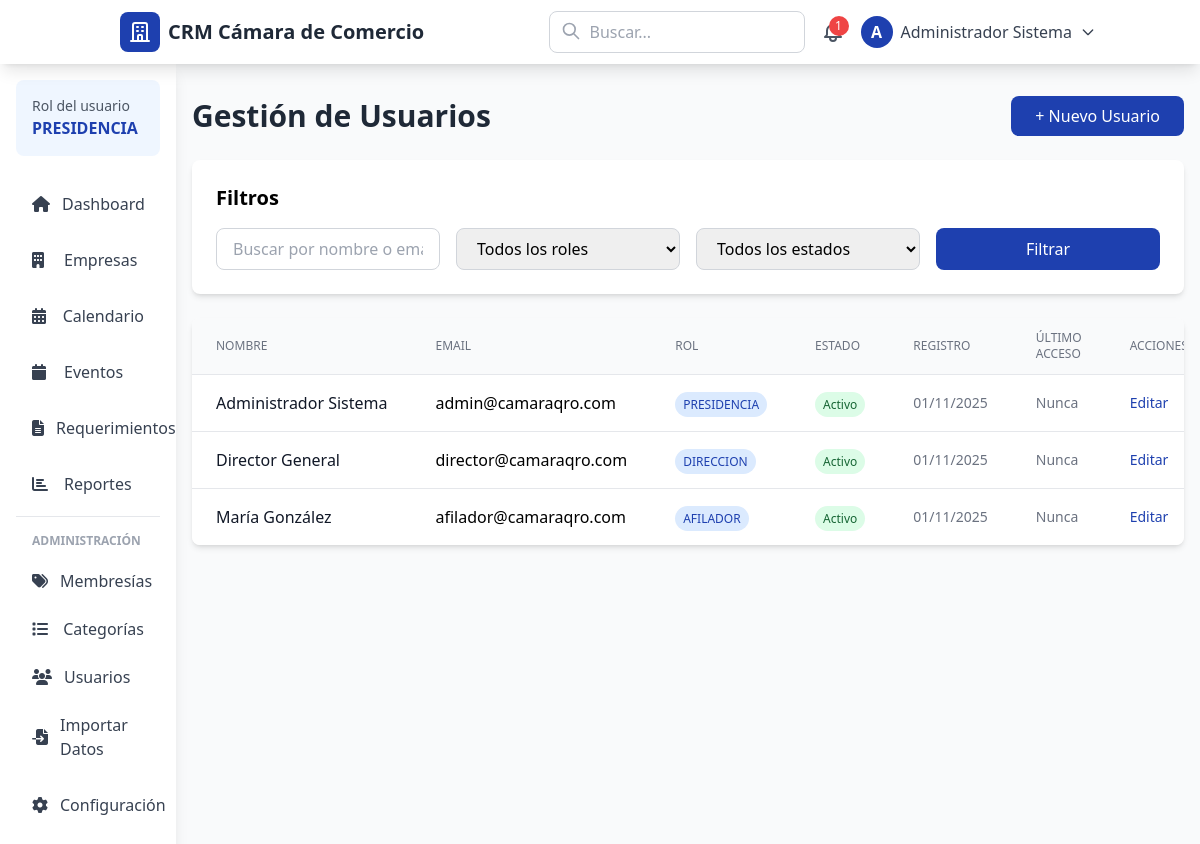
/usuarios.php (signed in), run on the app's committed database.
### tables this page shows
CREATE TABLE IF NOT EXISTS usuarios (
    id INT AUTO_INCREMENT PRIMARY KEY,
    nombre VARCHAR(150) NOT NULL,
    email VARCHAR(100) UNIQUE NOT NULL,
    password VARCHAR(255) NOT NULL,
    rol ENUM('PRESIDENCIA', 'DIRECCION', 'CONSEJERO', 'AFILADOR', 'CAPTURISTA', 'ENTIDAD_COMERCIAL', 'EMPRESA_TRACTORA') NOT NULL,
    empresa_id INT,
    telefono VARCHAR(20),
    whatsapp VARCHAR(20),
    avatar VARCHAR(255),
    activo TINYINT(1) DEFAULT 1,
    email_verificado TINYINT(1) DEFAULT 0,
    codigo_verificacion VARCHAR(100),
    fecha_verificacion DATETIME,
    ultimo_acceso DATETIME,
    intentos_login INT DEFAULT 0,
    bloqueado_hasta DATETIME,
    created_at TIMESTAMP DEFAULT CURRENT_TIMESTAMP,
    updated_at TIMESTAMP DEFAULT CURRENT_TIMESTAMP ON UPDATE CURRENT_TIMESTAMP,
    FOREIGN KEY (empresa_id) REFERENCES empresas(id) ON DELETE CASCADE,
    INDEX idx_email (email),
    INDEX idx_rol (rol)
);

### app/helpers/functions.php (called while the page is built, shortened)
<?php
function isLoggedIn() {
    return isset($_SESSION['user_id']) && !empty($_SESSION['user_id']);
}
function getCurrentUser() {
    if (isLoggedIn()) {
        return [
            'id' => $_SESSION['user_id'] ?? null,
            'nombre' => $_SESSION['user_nombre'] ?? '',
            'email' => $_SESSION['user_email'] ?? '',
            'rol' => $_SESSION['user_rol'] ?? '',
            'empresa_id' => $_SESSION['empresa_id'] ?? null
        ];
    }
    return null;
}
function hasPermission($requiredRole) {
    $roles = [
        'PRESIDENCIA' => 7,
        'DIRECCION' => 6,
        'CONSEJERO' => 5,
        'AFILADOR' => 4,
        'CAPTURISTA' => 3,
        'ENTIDAD_COMERCIAL' => 2,
        'EMPRESA_TRACTORA' => 1
    ];
    $userRole = $_SESSION['user_rol'] ?? '';
    $userLevel = $roles[$userRole] ?? 0;
    $requiredLevel = $roles[$requiredRole] ?? 0;
    return $userLevel >= $requiredLevel;
}
function e($string) {
    return htmlspecialchars((string)$string, ENT_QUOTES, 'UTF-8');
}

### usuarios.php (the view, shortened to what this page needs)
<?php
$db = Database::getInstance()->getConnection();
$action = $_GET['action'] ?? 'list';
$where = "1=1";
$params = [];
$query = "SELECT * FROM usuarios WHERE $where ORDER BY created_at DESC";
$stmt = $db->prepare($query);
$stmt->execute($params);
$usuarios = $stmt->fetchAll();
include 'app/views/layouts/header.php';
?>
<div class="container mx-auto px-4 py-8">
    <div class="flex justify-between items-center mb-6">
        <h1 class="text-3xl font-bold text-gray-800">Gestión de Usuarios</h1>
        <?php if ($action === 'list'): ?>
        <a href="?action=new" class="bg-blue-600 text-white px-6 py-2 rounded-lg hover:bg-blue-700 transition">
            + Nuevo Usuario
        </a>
        <?php endif; ?>
    </div>
    <?php if ($action === 'list'): ?>
        <div class="bg-white rounded-lg shadow-md p-6 mb-6">
            <h2 class="text-xl font-semibold mb-4">Filtros</h2>
            <form method="GET" class="grid grid-cols-1 md:grid-cols-4 gap-4">
                <input type="text" name="search" placeholder="Buscar por nombre o email"
                       value="<?= htmlspecialchars($_GET['search'] ?? '') ?>"
                       class="border border-gray-300 rounded-lg px-4 py-2">
                <select name="rol" class="border border-gray-300 rounded-lg px-4 py-2">
                    <option value="">Todos los roles</option>
                </select>
                <select name="activo" class="border border-gray-300 rounded-lg px-4 py-2">
                    <option value="">Todos los estados</option>
                </select>
                <button type="submit" class="bg-blue-600 text-white px-6 py-2 rounded-lg hover:bg-blue-700">
                    Filtrar
                </button>
            </form>
        </div>
        <div class="bg-white rounded-lg shadow-md overflow-hidden">
            <table class="min-w-full divide-y divide-gray-200">
                <thead class="bg-gray-50">
                    <tr>
                        <th class="px-6 py-3 text-left text-xs font-medium text-gray-500 uppercase">Nombre</th>
                        <th class="px-6 py-3 text-left text-xs font-medium text-gray-500 uppercase">Email</th>
                        <th class="px-6 py-3 text-left text-xs font-medium text-gray-500 uppercase">Rol</th>
                        <th class="px-6 py-3 text-left text-xs font-medium text-gray-500 uppercase">Estado</th>
                        <th class="px-6 py-3 text-left text-xs font-medium text-gray-500 uppercase">Registro</th>
                        <th class="px-6 py-3 text-left text-xs font-medium text-gray-500 uppercase">Último acceso</th>
                        <th class="px-6 py-3 text-left text-xs font-medium text-gray-500 uppercase">Acciones</th>
                    </tr>
                </thead>
                <tbody class="bg-white divide-y divide-gray-200">
                    <?php foreach ($usuarios as $user): ?>
                    <tr class="hover:bg-gray-50">
                        <td class="px-6 py-4 whitespace-nowrap">
                            <div class="font-medium text-gray-900"><?= htmlspecialchars($user['nombre']) ?></div>
                        </td>
                        <td class="px-6 py-4 whitespace-nowrap">
                            <?= htmlspecialchars($user['email']) ?>
                        </td>
                        <td class="px-6 py-4 whitespace-nowrap">
                            <span class="px-2 py-1 text-xs rounded-full bg-blue-100 text-blue-800">
                                <?= htmlspecialchars($user['rol']) ?>
                            </span>
                        </td>
                        <td class="px-6 py-4 whitespace-nowrap">
                            <?php if ($user['activo']): ?>
                                <span class="px-2 py-1 text-xs rounded-full bg-green-100 text-green-800">Activo</span>
                            <?php else: ?>
                                <span class="px-2 py-1 text-xs rounded-full bg-red-100 text-red-800">Inactivo</span>
                            <?php endif; ?>
                        </td>
                        <td class="px-6 py-4 whitespace-nowrap text-sm text-gray-500">
                            <?= $user['created_at'] ? date('d/m/Y', strtotime($user['created_at'])) : 'N/A' ?>
                        </td>
                        <td class="px-6 py-4 whitespace-nowrap text-sm text-gray-500">
                            <?= $user['ultimo_acceso'] ? date('d/m/Y H:i', strtotime($user['ultimo_acceso'])) : 'Nunca' ?>
                        </td>
                        <td class="px-6 py-4 whitespace-nowrap text-sm font-medium">
                            <a href="?action=edit&id=<?= $user['id'] ?>"
                               class="text-blue-600 hover:text-blue-900 mr-3">Editar</a>
                        </td>
                    </tr>
                    <?php endforeach; ?>
                </tbody>
            </table>
        </div>
    <?php endif; ?>
</div>
<?php include 'app/views/layouts/footer.php'; ?>

### app/views/layouts/header.php (shortened to what this page needs)
<?php
$user = getCurrentUser();
?>
<!DOCTYPE html>
<html lang="es">
<head>
    <script src="https://cdn.tailwindcss.com"></script>
    <link rel="stylesheet" href="https://cdnjs.cloudflare.com/ajax/libs/font-awesome/6.4.0/css/all.min.css">
    <?php
    try {
        $db = Database::getInstance()->getConnection();
    } catch (Exception $e) {
        $color_primario = '#1E40AF';
        $color_secundario = '#10B981';
    }
    $notificaciones_count = 0;
    try {
        $stmt = $db->prepare("SELECT COUNT(*) as total FROM notificaciones WHERE usuario_id = ? AND leida = 0");
        $stmt->execute([$user['id']]);
        $result = $stmt->fetch();
        $notificaciones_count = $result['total'] ?? 0;
    } catch (Exception $e) {
        $notificaciones_count = 0;
    }
    ?>
</head>
<body class="bg-gray-50">
    <nav class="bg-white shadow-lg fixed w-full top-0 z-50">
        <div class="container mx-auto px-4">
            <div class="flex justify-between items-center h-16">
                <div class="flex items-center space-x-4">
                    <a href="<?php echo BASE_URL; ?>/dashboard.php" class="flex items-center space-x-2">
                        <div class="bg-blue-600 text-white rounded-lg p-2">
                            <svg class="w-6 h-6" fill="none" stroke="currentColor" viewBox="0 0 24 24">
                                <path stroke-linecap="round" stroke-linejoin="round" stroke-width="2" d="M19 21V5a2 2 0 00-2-2H7a2 2 0 00-2 2v16m14 0h2m-2 0h-5m-9 0H3m2 0h5M9 7h1m-1 4h1m4-4h1m-1 4h1m-5 10v-5a1 1 0 011-1h2a1 1 0 011 1v5m-4 0h4"></path>
                            </svg>
                        </div>
                        <span class="font-bold text-xl text-gray-800 hidden md:block"><?php echo APP_NAME; ?></span>
                    </a>
                </div>
                <div class="flex items-center space-x-4">
                    <div class="hidden md:block">
                        <form action="<?php echo BASE_URL; ?>/buscar.php" method="GET" class="relative">
                            <input
                                type="text"
                                name="q"
                                placeholder="Buscar..."
                                class="pl-10 pr-4 py-2 border border-gray-300 rounded-lg focus:outline-none focus:ring-2 focus:ring-blue-500 w-64"
                            >
                            <svg class="w-5 h-5 text-gray-400 absolute left-3 top-2.5" fill="none" stroke="currentColor" viewBox="0 0 24 24">
                                <path stroke-linecap="round" stroke-linejoin="round" stroke-width="2" d="M21 21l-6-6m2-5a7 7 0 11-14 0 7 7 0 0114 0z"></path>
                            </svg>
                        </form>
                    </div>
                    <a href="<?php echo BASE_URL; ?>/notificaciones.php" class="relative text-gray-600 hover:text-gray-800">
                        <?php if ($notificaciones_count > 0): ?>
                        <span class="absolute -top-1 -right-1 bg-red-500 text-white text-xs rounded-full w-5 h-5 flex items-center justify-center">
                            <?php echo $notificaciones_count > 99 ? '99+' : $notificaciones_count; ?>
                        </span>
                        <?php endif; ?>
                    </a>
                    <div class="relative dropdown">
                        <button id="userMenuButton" class="flex items-center space-x-2 text-gray-700 hover:text-gray-900">
                            <div class="bg-blue-600 text-white rounded-full w-8 h-8 flex items-center justify-center font-semibold">
                                <?php echo strtoupper(substr($user['nombre'] ?: 'U', 0, 1)); ?>
                            </div>
                            <span class="hidden md:block"><?php echo e($user['nombre'] ?: 'Usuario'); ?></span>
                            <svg class="w-4 h-4" fill="none" stroke="currentColor" viewBox="0 0 24 24">
                                <path stroke-linecap="round" stroke-linejoin="round" stroke-width="2" d="M19 9l-7 7-7-7"></path>
                            </svg>
                        </button>
                    </div>
                </div>
            </div>
        </div>
    </nav>
    <div class="flex pt-16">
        <aside id="sidebar" class="sidebar fixed lg:static w-64 h-screen bg-white shadow-lg overflow-y-auto z-40 hidden lg:block">
            <div class="p-4">
                <div class="mb-6 p-4 bg-blue-50 rounded-lg">
                    <p class="text-sm text-gray-600">Rol del usuario</p>
                    <p class="font-semibold text-blue-600"><?php echo e($user['rol']); ?></p>
                </div>
                <nav class="space-y-2">
                    <a href="<?php echo BASE_URL; ?>/dashboard.php" class="flex items-center space-x-3 px-4 py-3 text-gray-700 hover:bg-blue-50 hover:text-blue-600 rounded-lg transition">
                        <i class="fas fa-home w-5"></i>
                        <span>Dashboard</span>
                    </a>
                    <?php if (hasPermission('CAPTURISTA')): ?>
                    <a href="<?php echo BASE_URL; ?>/empresas.php" class="flex items-center space-x-3 px-4 py-3 text-gray-700 hover:bg-blue-50 hover:text-blue-600 rounded-lg transition">
                        <i class="fas fa-building w-5"></i>
                        <span>Empresas</span>
                    </a>
                    <?php endif; ?>
                    <a href="<?php echo BASE_URL; ?>/calendario.php" class="flex items-center space-x-3 px-4 py-3 text-gray-700 hover:bg-blue-50 hover:text-blue-600 rounded-lg transition">
                        <i class="fas fa-calendar-alt w-5"></i>
                        <span>Calendario</span>
                    </a>
                    <a href="<?php echo BASE_URL; ?>/eventos.php" class="flex items-center space-x-3 px-4 py-3 text-gray-700 hover:bg-blue-50 hover:text-blue-600 rounded-lg transition">
                        <i class="fas fa-calendar w-5"></i>
                        <span>Eventos</span>
                    </a>
                    <a href="<?php echo BASE_URL; ?>/requerimientos.php" class="flex items-center space-x-3 px-4 py-3 text-gray-700 hover:bg-blue-50 hover:text-blue-600 rounded-lg transition">
                        <i class="fas fa-file-alt w-5"></i>
                        <span>Requerimientos</span>
                    </a>
                    <?php if (hasPermission('CONSEJERO')): ?>
                    <a href="<?php echo BASE_URL; ?>/reportes.php" class="flex items-center space-x-3 px-4 py-3 text-gray-700 hover:bg-blue-50 hover:text-blue-600 rounded-lg transition">
                        <i class="fas fa-chart-bar w-5"></i>
                        <span>Reportes</span>
                    </a>
                    <?php endif; ?>
                    <?php if (hasPermission('DIRECCION')): ?>
                    <div class="pt-4 mt-4 border-t border-gray-200">
                        <p class="px-4 text-xs font-semibold text-gray-400 uppercase mb-2">Administración</p>
                        <a href="<?php echo BASE_URL; ?>/catalogos/membresias.php" class="flex items-center space-x-3 px-4 py-3 text-gray-700 hover:bg-blue-50 hover:text-blue-600 rounded-lg transition menu-link">
                            <i class="fas fa-tags w-5"></i>
                            <span>Membresías</span>
                        </a>
                        <a href="<?php echo BASE_URL; ?>/catalogos/categorias.php" class="flex items-center space-x-3 px-4 py-3 text-gray-700 hover:bg-blue-50 hover:text-blue-600 rounded-lg transition menu-link">
                            <i class="fas fa-list w-5"></i>
                            <span>Categorías</span>
                        </a>
                        <a href="<?php echo BASE_URL; ?>/usuarios.php" class="flex items-center space-x-3 px-4 py-3 text-gray-700 hover:bg-blue-50 hover:text-blue-600 rounded-lg transition menu-link">
                            <i class="fas fa-users w-5"></i>
                            <span>Usuarios</span>
                        </a>
                        <a href="<?php echo BASE_URL; ?>/importar.php" class="flex items-center space-x-3 px-4 py-3 text-gray-700 hover:bg-blue-50 hover:text-blue-600 rounded-lg transition menu-link">
                            <i class="fas fa-file-import w-5"></i>
                            <span>Importar Datos</span>
                        </a>
                    </div>
                    <?php endif; ?>
                    <?php if (hasPermission('PRESIDENCIA')): ?>
                    <a href="<?php echo BASE_URL; ?>/configuracion.php" class="flex items-center space-x-3 px-4 py-3 text-gray-700 hover:bg-blue-50 hover:text-blue-600 rounded-lg transition menu-link">
                        <i class="fas fa-cog w-5"></i>
                        <span>Configuración</span>
                    </a>
                    <?php endif; ?>
                </nav>
            </div>
        </aside>
        <main class="flex-1 min-h-screen lg:ml-0">

### data on the page
usuarios: nombre "A", nombre "Administrador Sistema", rol "PRESIDENCIA", email "admin@camaraqro.com", activo "Activo", created_at "01/11/2025", shows "Nunca"
usuarios: nombre "Director General", email "director@camaraqro.com", rol "DIRECCION", activo "Activo", created_at "01/11/2025", shows "Nunca"
usuarios: nombre "María González", email "afilador@camaraqro.com", rol "AFILADOR", activo "Activo", created_at "01/11/2025", shows "Nunca"

### other printed values
APP_NAME "CRM Cámara de Comercio"
$notificaciones_count "1"
